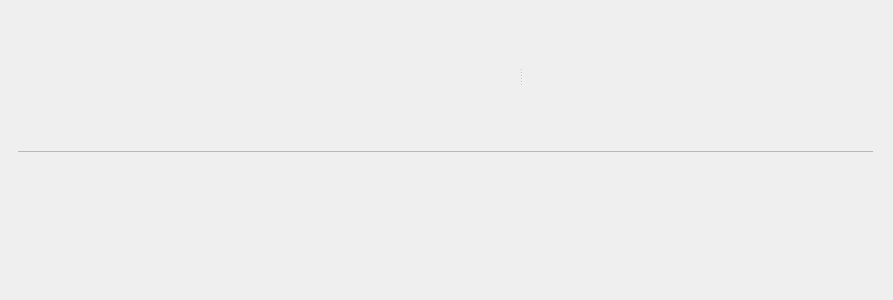
<?xml version="1.0" encoding="UTF-8"?>
<ui version="4.0">
 <class>C_SyvUpInformationWidget</class>
 <widget class="QWidget" name="C_SyvUpInformationWidget">
  <property name="geometry">
   <rect>
    <x>0</x>
    <y>0</y>
    <width>893</width>
    <height>300</height>
   </rect>
  </property>
  <property name="windowTitle">
   <string>C_SyvUpInformationWidget</string>
  </property>
  <layout class="QVBoxLayout" name="verticalLayout">
   <property name="spacing">
    <number>0</number>
   </property>
   <property name="leftMargin">
    <number>0</number>
   </property>
   <property name="topMargin">
    <number>0</number>
   </property>
   <property name="rightMargin">
    <number>0</number>
   </property>
   <property name="bottomMargin">
    <number>0</number>
   </property>
   <item>
    <layout class="QVBoxLayout" name="pc_LayoutNoSplitter">
     <property name="leftMargin">
      <number>14</number>
     </property>
     <property name="rightMargin">
      <number>11</number>
     </property>
     <property name="bottomMargin">
      <number>1</number>
     </property>
    </layout>
   </item>
   <item>
    <widget class="stw::opensyde_gui_elements::C_OgeSpiStandard" name="pc_SplitterVert">
     <property name="orientation">
      <enum>Qt::Horizontal</enum>
     </property>
     <property name="childrenCollapsible">
      <bool>false</bool>
     </property>
     <widget class="QWidget" name="layoutWidget_2">
      <layout class="QHBoxLayout" name="pc_LayoutSplitter" stretch="0">
       <property name="topMargin">
        <number>5</number>
       </property>
       <property name="bottomMargin">
        <number>1</number>
       </property>
       <item>
        <widget class="stw::opensyde_gui::C_SyvUpPacWidget" name="pc_WidgetUpdatePackage" native="true">
         <property name="minimumSize">
          <size>
           <width>500</width>
           <height>0</height>
          </size>
         </property>
        </widget>
       </item>
      </layout>
     </widget>
     <widget class="QWidget" name="layoutWidget1_2">
      <layout class="QHBoxLayout" name="horizontalLayout_8" stretch="0,1">
       <property name="spacing">
        <number>0</number>
       </property>
       <property name="rightMargin">
        <number>16</number>
       </property>
       <item>
        <spacer name="horizontalSpacer_4">
         <property name="orientation">
          <enum>Qt::Horizontal</enum>
         </property>
         <property name="sizeType">
          <enum>QSizePolicy::Fixed</enum>
         </property>
         <property name="sizeHint" stdset="0">
          <size>
           <width>21</width>
           <height>0</height>
          </size>
         </property>
        </spacer>
       </item>
       <item>
        <widget class="stw::opensyde_gui::C_SyvUpSummaryWidget" name="pc_WidgetUpdateSummary" native="true">
         <property name="minimumSize">
          <size>
           <width>320</width>
           <height>0</height>
          </size>
         </property>
        </widget>
       </item>
      </layout>
     </widget>
    </widget>
   </item>
   <item>
    <layout class="QVBoxLayout" name="verticalLayout_3">
     <property name="leftMargin">
      <number>18</number>
     </property>
     <property name="rightMargin">
      <number>20</number>
     </property>
     <item>
      <widget class="QFrame" name="frame">
       <property name="styleRole" stdset="0">
        <string>fra-separator</string>
       </property>
       <property name="minimumSize">
        <size>
         <width>0</width>
         <height>1</height>
        </size>
       </property>
       <property name="maximumSize">
        <size>
         <width>16777215</width>
         <height>1</height>
        </size>
       </property>
       <property name="frameShape">
        <enum>QFrame::StyledPanel</enum>
       </property>
       <property name="frameShadow">
        <enum>QFrame::Raised</enum>
       </property>
      </widget>
     </item>
     <item>
      <widget class="stw::opensyde_gui::C_SyvUpSummaryWidgetSmall" name="pc_WidgetUpdateSummarySmall" native="true"/>
     </item>
    </layout>
   </item>
  </layout>
 </widget>
 <customwidgets>
  <customwidget>
   <class>stw::opensyde_gui_elements::C_OgeSpiStandard</class>
   <extends>QSplitter</extends>
   <header>C_OgeSpiStandard.hpp</header>
   <container>1</container>
  </customwidget>
  <customwidget>
   <class>stw::opensyde_gui::C_SyvUpSummaryWidget</class>
   <extends>QWidget</extends>
   <header>C_SyvUpSummaryWidget.hpp</header>
   <container>1</container>
  </customwidget>
  <customwidget>
   <class>stw::opensyde_gui::C_SyvUpPacWidget</class>
   <extends>QWidget</extends>
   <header>C_SyvUpPacWidget.hpp</header>
   <container>1</container>
  </customwidget>
  <customwidget>
   <class>stw::opensyde_gui::C_SyvUpSummaryWidgetSmall</class>
   <extends>QWidget</extends>
   <header>C_SyvUpSummaryWidgetSmall.hpp</header>
   <container>1</container>
  </customwidget>
 </customwidgets>
 <resources/>
 <connections/>
</ui>
